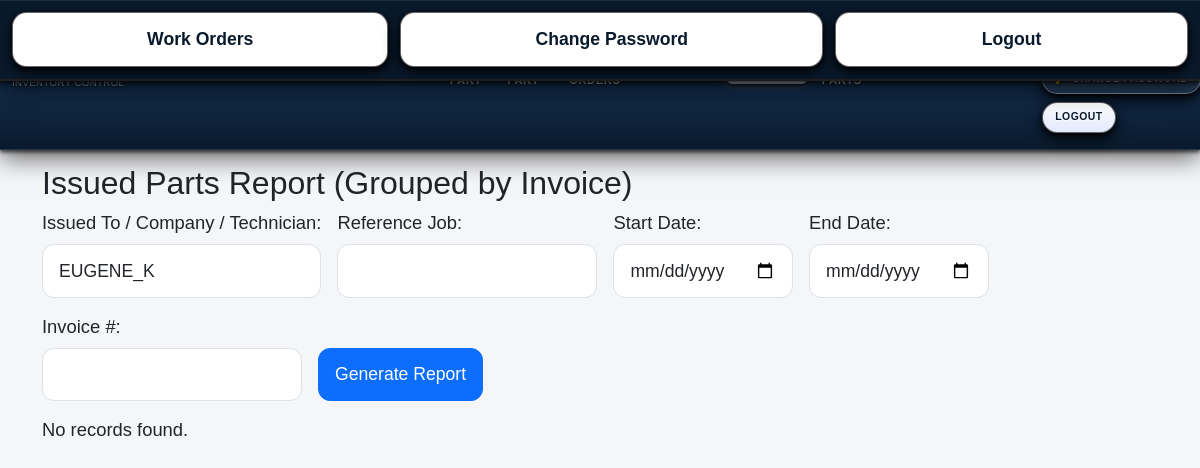
/reports_grouped (signed in), run on an earlier commit of the app's database.
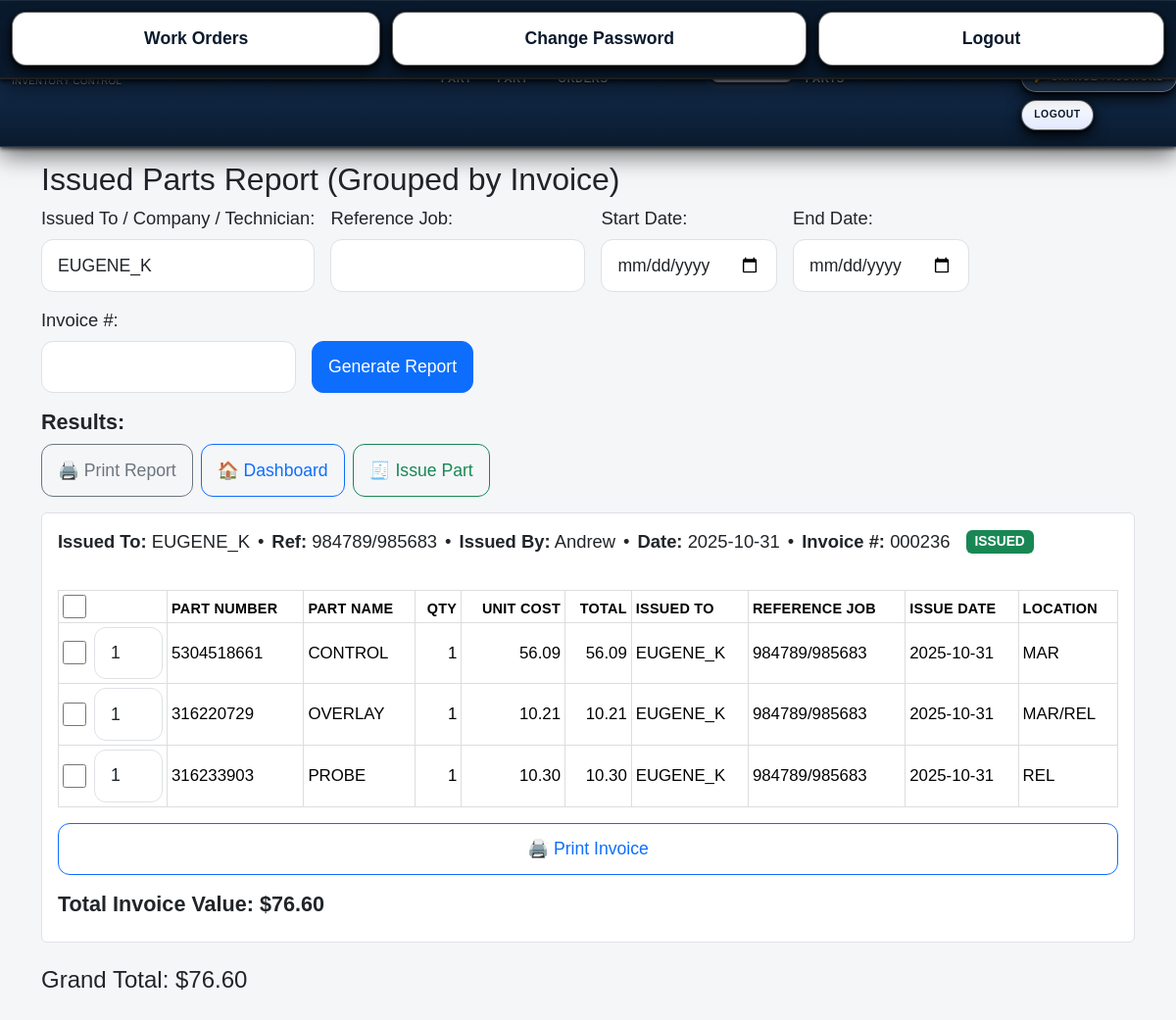
And on a later commit of the database.
### models.py (models this page shows, shortened)
class User(UserMixin, db.Model):
    id = db.Column(db.Integer, primary_key=True)
    username = db.Column(db.String(64), unique=True, nullable=False)
    password_hash = db.Column(db.String(128), nullable=False)
    role = db.Column(db.String(20), nullable=False, default=ROLE_TECHNICIAN)
    @property
    def password(self):
        raise AttributeError('password is not a readable attribute')

class IssuedBatch(db.Model):
    __tablename__ = "issued_batch"
    __table_args__ = {'extend_existing': True}
    id = db.Column(db.Integer, primary_key=True)
    invoice_number = db.Column(db.Integer, unique=True, index=True, nullable=False)
    issued_to = db.Column(db.String(255), nullable=False)
    issued_by = db.Column(db.String(255), nullable=False)
    reference_job = db.Column(db.String(255))
    issue_date = db.Column(db.DateTime, nullable=False, default=datetime.utcnow)
    location = db.Column(db.String(120))
    parts = db.relationship("IssuedPartRecord", back_populates="batch", lazy="selectin")

class IssuedPartRecord(db.Model):
    __tablename__ = 'issued_part_record'
    __table_args__ = {"extend_existing": True}
    id = db.Column(db.Integer, primary_key=True)
    part_id = db.Column(db.Integer, db.ForeignKey('part.id'), nullable=False, index=True)
    quantity = db.Column(db.Integer, nullable=False)
    issued_to = db.Column(db.String(255), nullable=False, index=True)
    issued_by = db.Column(db.String(255), nullable=False)
    reference_job = db.Column(db.String(255), index=True)
    issue_date = db.Column(db.DateTime, nullable=False, default=datetime.utcnow, index=True)
    unit_cost_at_issue = db.Column(db.Float, nullable=False)
    confirmed_by_tech = db.Column(db.Boolean, default=False, nullable=False)
    confirmed_at = db.Column(db.DateTime)
    confirmed_by = db.Column(db.String(64))
    invoice_number = db.Column(db.Integer, index=True)
    location = db.Column(db.String(120), index=True)
    batch_id = db.Column(db.Integer, db.ForeignKey('issued_batch.id', ondelete='SET NULL'), index=True)
    batch = db.relationship("IssuedBatch", back_populates="parts", lazy="joined")
    part  = db.relationship('Part', backref=db.backref('issued_records', lazy=True))

class Part(db.Model):
    __tablename__ = "part"
    __table_args__ = {"extend_existing": True}
    id = db.Column(db.Integer, primary_key=True)
    name = db.Column(db.String(100), nullable=False)
    part_number = db.Column(db.String(100), unique=True, nullable=False, index=True)
    quantity = db.Column(db.Integer, default=0)
    unit_cost = db.Column(db.Float, nullable=False)
    location = db.Column(db.String(100))
    created_at = db.Column(db.DateTime, default=datetime.utcnow)

### inventory/routes.py (the view, shortened to what this page needs)
@inventory_bp.route('/reports_grouped', methods=['GET', 'POST'])
@login_required
def reports_grouped():
    from collections import defaultdict
    from datetime import datetime, time
    from sqlalchemy.orm import selectinload
    from sqlalchemy import func, or_
    from flask import render_template, request
    from flask_login import current_user
    from extensions import db
    from models import IssuedPartRecord, IssuedBatch, Part
    def _parse_date_ymd(s: str | None):
        if not s:
            return None
        try:
            return datetime.strptime(s, "%Y-%m-%d")
        except Exception:
            return None
    params         = request.values
    start_date_s   = (params.get('start_date') or '').strip()
    end_date_s     = (params.get('end_date') or '').strip()
    recipient_raw  = (params.get('recipient') or '').strip() or None
    reference_job  = (params.get('reference_job') or '').strip() or None
    invoice_s      = (params.get('invoice_number') or params.get('invoice') or params.get('invoice_no') or '').strip()
    location       = (params.get('location') or '').strip() or None
    role_low = (getattr(current_user, "role", "") or "").strip().lower()
    me_user  = (getattr(current_user, "username", "") or "").strip()
    recipient_effective = me_user if role_low == "technician" else recipient_raw
    start_dt_raw = _parse_date_ymd(start_date_s)
    end_dt_raw   = _parse_date_ymd(end_date_s)
    start_dt = datetime.combine(start_dt_raw.date(), time.min) if start_dt_raw else None
    end_dt   = datetime.combine(end_dt_raw.date(),   time.max) if end_dt_raw   else None
    try:
        invoice_no = int(invoice_s) if invoice_s else None
    except ValueError:
        invoice_no = None
    q = (
        db.session.query(IssuedPartRecord)
        .join(Part, IssuedPartRecord.part_id == Part.id)
        .outerjoin(IssuedBatch, IssuedBatch.id == IssuedPartRecord.batch_id)
        .options(
            selectinload(IssuedPartRecord.part),
            selectinload(IssuedPartRecord.batch),
        )
    )
    if recipient_effective:
        if role_low == "technician":
            q = q.filter(
                or_(
                    func.trim(IssuedPartRecord.issued_to) == recipient_effective,
                    func.trim(IssuedBatch.issued_to)     == recipient_effective,
                )
            )
    if reference_job:
        q = q.filter(IssuedPartRecord.reference_job.ilike(f'%{reference_job}%'))
    if start_dt:
        q = q.filter(IssuedPartRecord.issue_date >= start_dt)
    if end_dt:
        q = q.filter(IssuedPartRecord.issue_date <= end_dt)
    if invoice_no is not None:
        q = q.filter(IssuedPartRecord.invoice_number == invoice_no)
    if location:
        q = q.filter(IssuedPartRecord.location == location)
    rows = q.order_by(
        IssuedPartRecord.issue_date.desc(),
        IssuedPartRecord.id.desc()
    ).all()
    grouped = defaultdict(list)
    for r in rows:
        if getattr(r, 'batch_id', None):
            key = ('BATCH', r.batch_id)
        grouped[key].append(r)
    invoices = []
    grand_total = 0.0
    def _is_return_records(items: list[IssuedPartRecord]) -> bool:
        if not items:
            return False
        if any((it.quantity or 0) < 0 for it in items):
            return True
        ref = (items[0].reference_job or '').strip().upper()
        return ref.startswith('RETURN')
    for gkey, items in grouped.items():
        items_sorted = sorted(items, key=lambda it: it.id)
        total_value = sum((it.quantity or 0) * (it.unit_cost_at_issue or 0.0) for it in items_sorted)
        grand_total += total_value
        if gkey[0] == 'BATCH':
            batch = items_sorted[0].batch
            batch_inv_number = batch.invoice_number or next(
                (it.invoice_number for it in reversed(items_sorted) if (it.invoice_number or 0) > 0),
                None
            )
            inv = {
                'id': f'B{batch.id}',
                'issued_to': batch.issued_to,
                'reference_job': batch.reference_job,
                'issued_by': batch.issued_by,
                'issue_date': batch.issue_date,
                'invoice_number': batch_inv_number,
                'location': batch.location,
                'items': items_sorted,
                'total_value': total_value,
                'is_return': _is_return_records(items_sorted),
                '_sort_dt': max((it.issue_date for it in items_sorted if it.issue_date), default=batch.issue_date),
                '_sort_id': max((it.id for it in items_sorted), default=0),
            }
        invoices.append(inv)
    invoices.sort(
        key=lambda g: (
            (g.get('_sort_dt') or datetime.min),
            (g.get('invoice_number') or 0),
            (g.get('_sort_id') or 0),
        ),
        reverse=True
    )
    return render_template(
        'reports_grouped.html',
        invoices=invoices,
        total=grand_total,
        start_date=start_date_s,
        end_date=end_date_s,
        recipient=(recipient_effective or ''),
        reference_job=reference_job or '',
        invoice=invoice_s or '',
        location=location or '',
    )

### templates/reports_grouped.html (shortened to what this page needs)
{% extends "base.html" %}
{% block content %}
<div class="reports-grouped">
  <div class="report-filters">
    <h2>Issued Parts Report (Grouped by Invoice)</h2>
    <form method="POST" class="mb-3">
      <div class="row g-3">
        <div class="col-auto">
          <label for="recipient" class="form-label">Issued To / Company / Technician:</label>
          <input type="text" id="recipient" name="recipient" class="form-control" value="{{ recipient or '' }}">
        </div>
        <div class="col-auto">
          <label for="reference_job" class="form-label">Reference Job:</label>
          <input type="text" id="reference_job" name="reference_job" class="form-control" value="{{ reference_job or '' }}">
        </div>
        <div class="col-auto">
          <label for="start_date" class="form-label">Start Date:</label>
          <input type="date" id="start_date" name="start_date" class="form-control" value="{{ start_date or '' }}">
        </div>
        <div class="col-auto">
          <label for="end_date" class="form-label">End Date:</label>
          <input type="date" id="end_date" name="end_date" class="form-control" value="{{ end_date or '' }}">
        </div>
        <div class="col-auto">
          <label for="invoice_number" class="form-label">Invoice #:</label>
          <input type="text" id="invoice_number" name="invoice_number" class="form-control" value="{{ invoice or '' }}">
        </div>
        <div class="col-auto align-self-end">
          <button type="submit" class="btn btn-primary">Generate Report</button>
        </div>
      </div>
    </form>
    {% if invoices %}
      <h3>Results:</h3>
      <div class="d-flex flex-wrap gap-2 mb-3 report-buttons">
        <a
          href="{{ url_for('inventory.download_report_pdf',
                           start_date=start_date,
                           end_date=end_date,
                           recipient=recipient,
                           reference_job=reference_job,
                           invoice_number=invoice) }}"
          class="btn btn-outline-secondary">🖨️ Print Report</a>
        <a href="{{ url_for('inventory.dashboard') }}" class="btn btn-outline-primary">🏠 Dashboard</a>
        <a href="{{ url_for('inventory.issue_part') }}" class="btn btn-outline-success">🧾 Issue Part</a>
      </div>
  </div>
    {% for inv in invoices %}
      {% set inv_no_raw = inv.invoice_number %}
      {% set inv_no_str = ('%06d' % (inv_no_raw|int)) if inv_no_raw is not none else '—' %}
      {% set is_return = (inv.reference_job and inv.reference_job.upper().startswith('RETURN'))
                          or (inv['items'] | selectattr('quantity','lt',0) | list | length > 0) %}
      <form id="form-{{ inv.id }}"
            method="post"
            action="{{ url_for('inventory.update_invoice') }}"
            class="card mb-4 p-3 border">
        <div class="d-flex justify-content-between align-items-center flex-wrap gap-2 mb-3">
          <div class="d-flex flex-wrap align-items-center gap-3">
            <div class="d-flex flex-wrap align-items-center gap-2">
              <span><strong>Issued To:</strong> {{ inv.issued_to }}</span>
              <span>•</span>
              <span><strong>Ref:</strong> {{ inv.reference_job or 'N/A' }}</span>
              <span>•</span>
              <span><strong>Issued By:</strong> {{ inv.issued_by }}</span>
              <span>•</span>
              <span><strong>Date:</strong> {{ inv.issue_date.strftime('%Y-%m-%d') }}</span>
              <span>•</span>
              <span><strong>Invoice #:</strong> {{ inv_no_str }}</span>
            </div>
            <span class="badge {{ 'bg-warning text-dark' if is_return else 'bg-success' }}">
              {{ 'RETURNED' if is_return else 'ISSUED' }}
            </span>
          </div>
        </div>
        {% set lines = inv['items'] %}
        {% if lines|length > 0 %}
          <div class="table-responsive">
            <table class="table table-sm align-middle">
              <thead>
                <tr>
                  <th style="width:52px;">
                    <input type="checkbox"
                           onclick="for (const cb of this.closest('table').querySelectorAll('.linecb:not([disabled])')) cb.checked = this.checked;">
                  </th>
                  <th>Part Number</th>
                  <th>Part Name</th>
                  <th class="text-end">Qty</th>
                  <th class="text-end">Unit Cost</th>
                  <th class="text-end">Total</th>
                  <th>Issued To</th>
                  <th>Reference Job</th>
                  <th>Issue Date</th>
                  <th>Location</th>
                </tr>
              </thead>
              <tbody>
                {% for it in lines %}
                  {% set row_is_return = (it.quantity or 0) < 0 %}
                  <tr class="{{ 'table-warning' if row_is_return else '' }}">
                    <td>
                      <div class="d-flex align-items-center gap-2">
                        <input class="linecb" type="checkbox" name="record_ids[]" value="{{ it.id }}" {% if row_is_return %}disabled{% endif %}>
                        <input type="number"
                            name="qty_{{ it.id }}"
                            class="form-control form-control-sm return-qty"
                            style="width:70px"
                            inputmode="numeric"
                            pattern="\d*"
                            step="1"
                            min="0"
                            max="{{ it.quantity or 0 }}"
                            title="Max: {{ it.quantity or 0 }}"
                            value="{{ 1 if (it.quantity or 0) > 0 else 0 }}"
                            {% if row_is_return %}disabled{% endif %}>
                      </div>
                    </td>
                    <td>{{ it.part.part_number if it.part else '' }}</td>
                    <td>{{ it.part.name if it.part else '' }}</td>
                    {% if current_user.role == 'superadmin' %}
                      <td class="text-end">
                        <input type="number" step="1" class="form-control form-control-sm text-end"
                               name="edit_qty_{{ it.id }}" value="{{ it.quantity or 0 }}">
                      </td>
                      <td class="text-end">
                        <input type="number" step="0.01" class="form-control form-control-sm text-end"
                               name="edit_ucost_{{ it.id }}" value="{{ (it.unit_cost_at_issue or 0)|round(2) }}">
                      </td>
                      <td class="text-end">
                        {{ '%.2f'|format((it.quantity or 0)*(it.unit_cost_at_issue or 0)) }}
                      </td>
                      <td>
                        <input type="text" class="form-control form-control-sm"
                               name="edit_issued_to_{{ it.id }}" value="{{ it.issued_to }}">
                      </td>
                      <td>
                        <input type="text" class="form-control form-control-sm"
                               name="edit_refjob_{{ it.id }}" value="{{ it.reference_job }}">
                      </td>
                    {% else %}
                      <td class="text-end">{{ it.quantity }}</td>
                      <td class="text-end">{{ '%.2f'|format(it.unit_cost_at_issue or 0) }}</td>
                      <td class="text-end">{{ '%.2f'|format((it.quantity or 0)*(it.unit_cost_at_issue or 0)) }}</td>
                      <td>{{ it.issued_to }}</td>
                      <td>{{ it.reference_job }}</td>
                    {% endif %}
                    <td>{{ it.issue_date.strftime('%Y-%m-%d') if it.issue_date }}</td>
                    <td>{{ it.location or (it.part.location if it.part else '') }}</td>
                  </tr>
                {% endfor %}
              </tbody>
            </table>
          </div>
          {% if inv.invoice_number %}
            <a href="{{ url_for('inventory.view_invoice_pdf', invoice_number=inv.invoice_number) }}"
               target="_blank" class="btn btn-outline-primary mb-3">🖨️ Print Invoice</a>
          {% endif %}
        {% endif %}
        <h5>Total Invoice Value: ${{ '%.2f'|format(inv.total_value) }}</h5>
      </form>
    {% endfor %}
    <h4>Grand Total: ${{ '%.2f'|format(total) }}</h4>
  {% else %}
    <p>No records found.</p>
  {% endif %}
</div>
{% endblock %}

What changed in the data, as far as the page shows it:
added IssuedBatch: issued_to "EUGENE_K", reference_job "984789/985683", issued_by "Andrew", issue_date "2025-10-31", inv_no_str "000236", value "ISSUED", total_value "76.60"
added IssuedPartRecord: id "1", part "5304518661", part "CONTROL", quantity "1", unit_cost_at_issue "56.09", (it.quantityor0)*(it.unit_cost_at_issueor0) "56.09", issued_to "EUGENE_K", reference_job "984789/985683", issue_date "2025-10-31", location.location "MAR"
added IssuedPartRecord: id "1", part "316220729", part "OVERLAY", quantity "1", unit_cost_at_issue "10.21", (it.quantityor0)*(it.unit_cost_at_issueor0) "10.21", issued_to "EUGENE_K", reference_job "984789/985683", issue_date "2025-10-31", location.location "MAR/REL"
added IssuedPartRecord: id "1", part "316233903", part "PROBE", quantity "1", unit_cost_at_issue "10.30", (it.quantityor0)*(it.unit_cost_at_issueor0) "10.30", issued_to "EUGENE_K", reference_job "984789/985683", issue_date "2025-10-31", location.location "REL"
Also different on the page:
{{ '%.2f'|format(total) }}: (not shown) → "76.60"
text no longer shown: "No records found."
text now shown: "Results: 🖨️ Print Report 🏠 Dashboard 🧾 Issue Part Grand Total: $"
